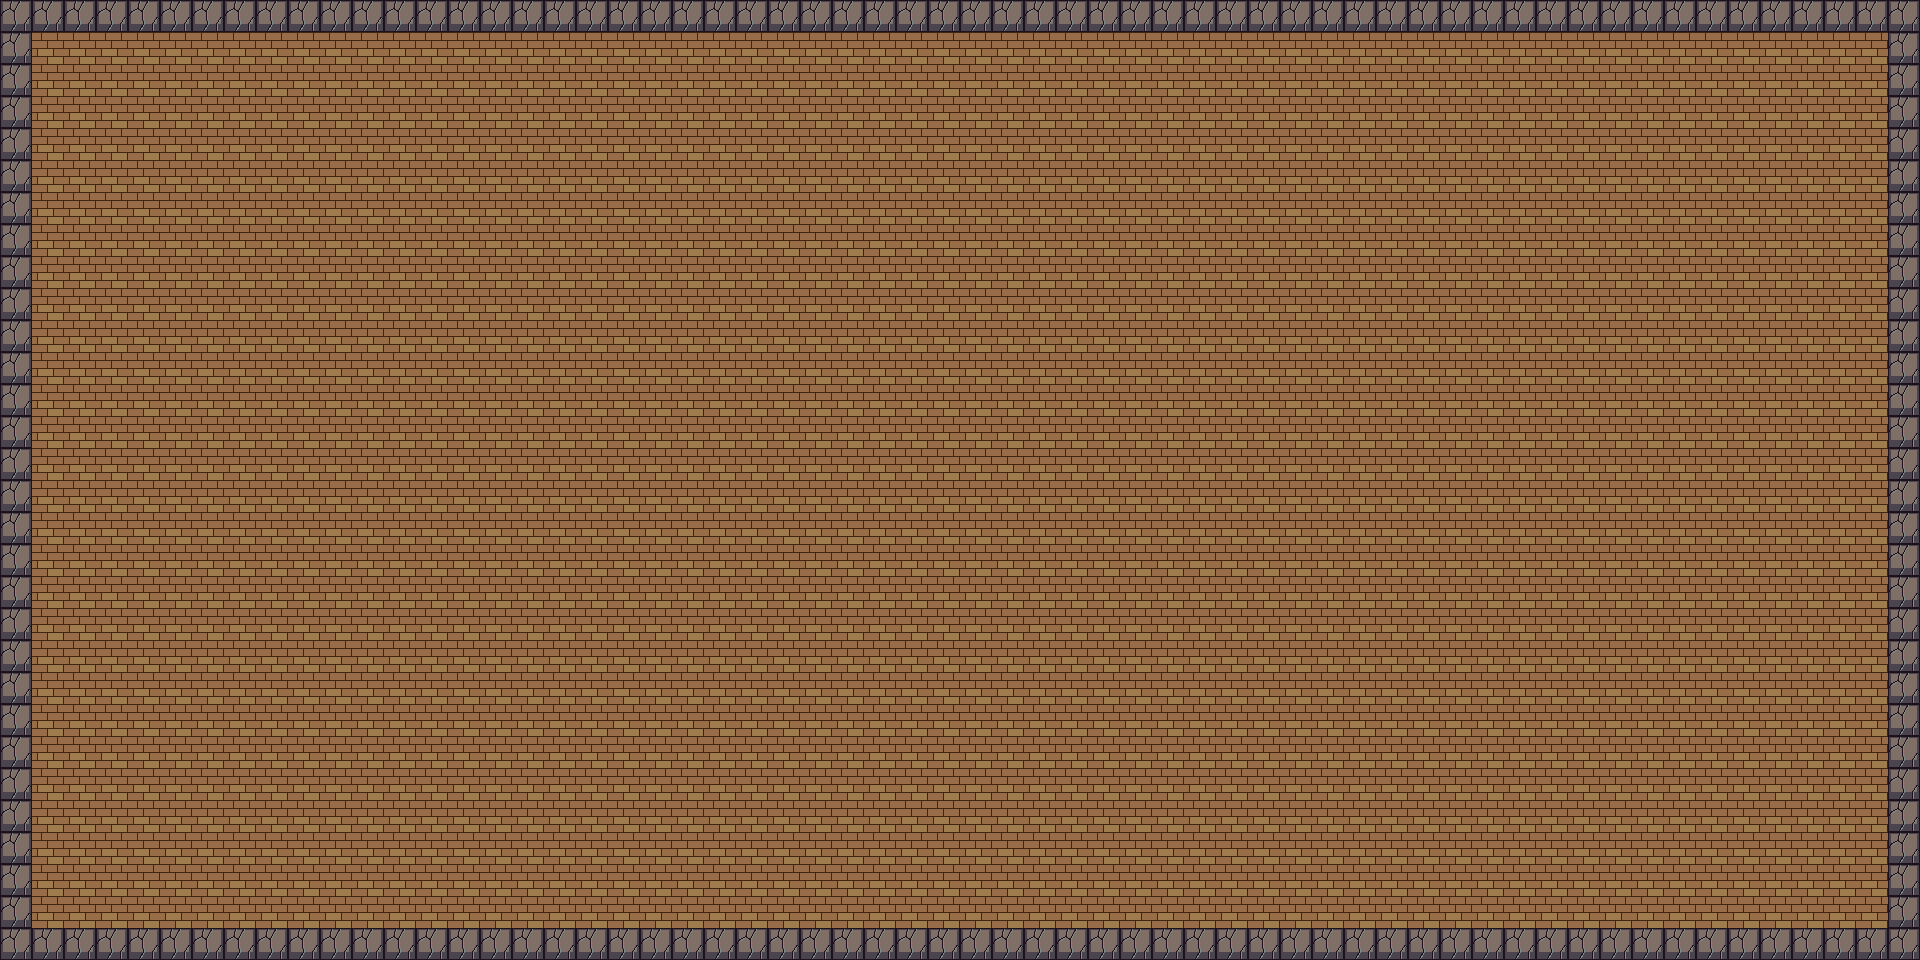

Below is a game level as drawn by its tile map, then a one-line description and the .tmx that defines it (tile-layer data replaced by summaries):
An orthogonal 60x30 tile map with 32x32 px tiles, 2 tile layers (Steine, wände).

<map version="1.2" tiledversion="1.2.3" orientation="orthogonal" renderorder="right-down" width="60" height="30" tilewidth="32" tileheight="32" infinite="0" nextlayerid="4" nextobjectid="1">
 <tileset firstgid="1" source="tiles.tsx" />
 <layer id="2" name="Steine" width="60" height="30">
  <data>[1800 cells, 1800 non-empty, 2 distinct tile ids]</data>
 </layer>
 <layer id="3" name="wände" width="60" height="30">
  <data>[1800 cells, 0 non-empty, 0 distinct tile ids]</data>
 </layer>
</map>
